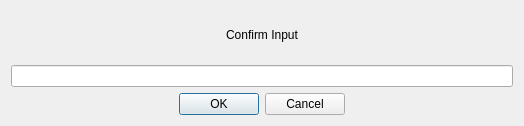
<?xml version="1.0" encoding="UTF-8"?>
<ui version="4.0">
 <class>InputDialog</class>
 <widget class="QDialog" name="InputDialog">
  <property name="geometry">
   <rect>
    <x>0</x>
    <y>0</y>
    <width>524</width>
    <height>126</height>
   </rect>
  </property>
  <property name="windowTitle">
   <string>Input Dialog</string>
  </property>
  <property name="windowIcon">
   <iconset resource="../../Resources.qrc">
    <normaloff>:/logo</normaloff>:/logo</iconset>
  </property>
  <layout class="QVBoxLayout" name="verticalLayout">
   <item>
    <widget class="QLabel" name="label">
     <property name="text">
      <string>Confirm Input</string>
     </property>
     <property name="alignment">
      <set>Qt::AlignCenter</set>
     </property>
    </widget>
   </item>
   <item>
    <layout class="QHBoxLayout" name="textBoxLayout">
     <item>
      <widget class="QLineEdit" name="lineEdit"/>
     </item>
    </layout>
   </item>
   <item>
    <layout class="QHBoxLayout" name="buttonLayout">
     <item>
      <spacer name="horizontalSpacer">
       <property name="orientation">
        <enum>Qt::Horizontal</enum>
       </property>
       <property name="sizeHint" stdset="0">
        <size>
         <width>40</width>
         <height>20</height>
        </size>
       </property>
      </spacer>
     </item>
     <item>
      <widget class="QPushButton" name="buttonOK">
       <property name="text">
        <string>OK</string>
       </property>
      </widget>
     </item>
     <item>
      <widget class="QPushButton" name="buttonCancel">
       <property name="text">
        <string>Cancel</string>
       </property>
      </widget>
     </item>
     <item>
      <spacer name="horizontalSpacer_2">
       <property name="orientation">
        <enum>Qt::Horizontal</enum>
       </property>
       <property name="sizeHint" stdset="0">
        <size>
         <width>40</width>
         <height>20</height>
        </size>
       </property>
      </spacer>
     </item>
    </layout>
   </item>
  </layout>
 </widget>
 <resources>
  <include location="../../Resources.qrc"/>
 </resources>
 <connections/>
</ui>
